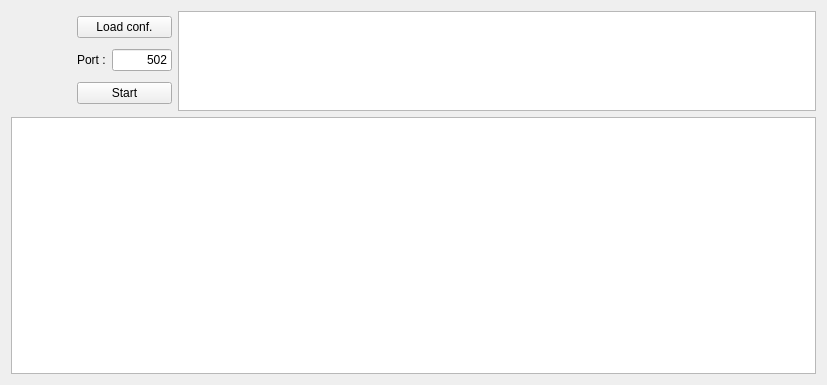
<?xml version="1.0" encoding="UTF-8"?>
<ui version="4.0">
 <class>Dialog</class>
 <widget class="QDialog" name="Dialog">
  <property name="geometry">
   <rect>
    <x>0</x>
    <y>0</y>
    <width>827</width>
    <height>385</height>
   </rect>
  </property>
  <property name="windowTitle">
   <string>ModipButler</string>
  </property>
  <property name="windowIcon">
   <iconset resource="modipbutler.qrc">
    <normaloff>:/images/images/qam47.xpm</normaloff>:/images/images/qam47.xpm</iconset>
  </property>
  <layout class="QGridLayout" name="gridLayout">
   <item row="0" column="0">
    <widget class="QPushButton" name="pbuLogo">
     <property name="minimumSize">
      <size>
       <width>60</width>
       <height>60</height>
      </size>
     </property>
     <property name="maximumSize">
      <size>
       <width>60</width>
       <height>60</height>
      </size>
     </property>
     <property name="toolTip">
      <string>About...</string>
     </property>
     <property name="text">
      <string/>
     </property>
     <property name="icon">
      <iconset resource="modipbutler.qrc">
       <normaloff>:/images/images/qam47.png</normaloff>:/images/images/qam47.png</iconset>
     </property>
     <property name="iconSize">
      <size>
       <width>60</width>
       <height>60</height>
      </size>
     </property>
     <property name="flat">
      <bool>true</bool>
     </property>
    </widget>
   </item>
   <item row="0" column="1">
    <layout class="QVBoxLayout" name="verticalLayout">
     <item>
      <widget class="QPushButton" name="pbuLoad">
       <property name="text">
        <string>Load conf.</string>
       </property>
      </widget>
     </item>
     <item>
      <layout class="QHBoxLayout" name="horizontalLayout">
       <item>
        <widget class="QLabel" name="labPort">
         <property name="maximumSize">
          <size>
           <width>60</width>
           <height>16777215</height>
          </size>
         </property>
         <property name="text">
          <string>Port :</string>
         </property>
        </widget>
       </item>
       <item>
        <widget class="QLineEdit" name="edtPort">
         <property name="sizePolicy">
          <sizepolicy hsizetype="Fixed" vsizetype="Fixed">
           <horstretch>0</horstretch>
           <verstretch>0</verstretch>
          </sizepolicy>
         </property>
         <property name="minimumSize">
          <size>
           <width>60</width>
           <height>0</height>
          </size>
         </property>
         <property name="maximumSize">
          <size>
           <width>60</width>
           <height>16777215</height>
          </size>
         </property>
         <property name="text">
          <string>502</string>
         </property>
         <property name="alignment">
          <set>Qt::AlignRight|Qt::AlignTrailing|Qt::AlignVCenter</set>
         </property>
        </widget>
       </item>
      </layout>
     </item>
     <item>
      <widget class="QPushButton" name="pbuStart">
       <property name="text">
        <string>Start</string>
       </property>
      </widget>
     </item>
    </layout>
   </item>
   <item row="0" column="2">
    <widget class="QTextEdit" name="edtDialog">
     <property name="minimumSize">
      <size>
       <width>100</width>
       <height>100</height>
      </size>
     </property>
     <property name="maximumSize">
      <size>
       <width>16777215</width>
       <height>100</height>
      </size>
     </property>
    </widget>
   </item>
   <item row="1" column="0" colspan="3">
    <widget class="QamModbusMapViewer" name="mapView"/>
   </item>
  </layout>
 </widget>
 <layoutdefault spacing="6" margin="11"/>
 <customwidgets>
  <customwidget>
   <class>QamModbusMapViewer</class>
   <extends>QTreeView</extends>
   <header>qammodbusmapviewer.h</header>
  </customwidget>
 </customwidgets>
 <resources>
  <include location="modipbutler.qrc"/>
 </resources>
 <connections/>
</ui>
